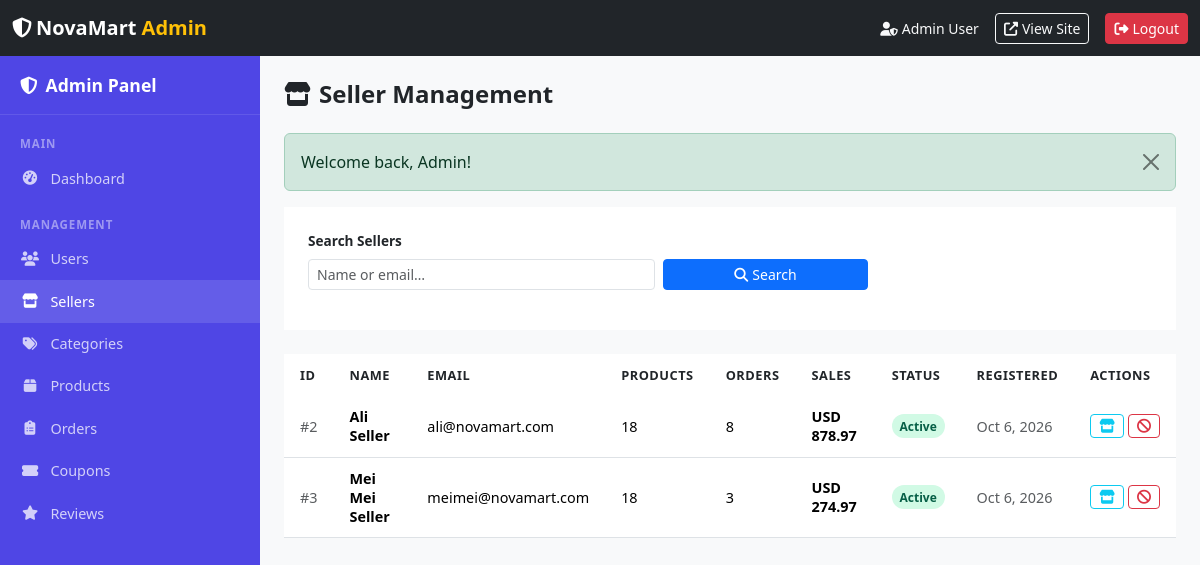
The app's page /admin/sellers.php (signed in) with its own data.
### tables this page shows
CREATE TABLE `users` (
  `id` INT UNSIGNED AUTO_INCREMENT PRIMARY KEY,
  `name` VARCHAR(120) NOT NULL,
  `email` VARCHAR(191) NOT NULL UNIQUE,
  `password` VARCHAR(255) NOT NULL,
  `phone` VARCHAR(30) DEFAULT NULL,
  `address` TEXT DEFAULT NULL,
  `role` ENUM('customer','seller','admin') NOT NULL DEFAULT 'customer',
  `status` ENUM('active','suspended') NOT NULL DEFAULT 'active',
  `created_at` DATETIME NOT NULL DEFAULT CURRENT_TIMESTAMP,
  `updated_at` DATETIME NOT NULL DEFAULT CURRENT_TIMESTAMP ON UPDATE CURRENT_TIMESTAMP
);

### includes/functions.php (called while the page is built, shortened)
<?php
function e(string $value): string
{
    return htmlspecialchars($value, ENT_QUOTES | ENT_HTML5, 'UTF-8');
}
function getFlash(): ?array
{
    $flash = $_SESSION['flash'] ?? null;
    return $flash;
}
function formatCurrency(float $amount, ?string $currency = null): string
{
    $currency ??= defined('PAYPAL_CURRENCY') ? PAYPAL_CURRENCY : 'USD';
    return $currency . ' ' . number_format($amount, 2);
}

### admin/sellers.php (the view, shortened to what this page needs)
<?php
require_once __DIR__ . '/../config/db.php';
require_once __DIR__ . '/../includes/functions.php';
require_once __DIR__ . '/../includes/admin_navbar.php';
$search = trim($_GET['search'] ?? '');
$page   = max(1, (int)($_GET['page'] ?? 1));
$perPag = ADMIN_ITEMS_PER_PAGE;
$offset = ($page - 1) * $perPag;
$wheres = [];
$params = [];
$whereSql = $wheres ? 'WHERE ' . implode(' AND ', $wheres) : '';
$whereSql .= ($wheres ? ' AND ' : 'WHERE ') . "u.role='seller'";
$stmt = $pdo->prepare("
    SELECT u.*,
           (SELECT COUNT(*) FROM products p WHERE p.seller_id=u.id) AS product_count,
           (SELECT COUNT(DISTINCT oi.order_id) FROM order_items oi JOIN orders o ON o.id=oi.order_id WHERE oi.seller_id=u.id) AS order_count,
           (SELECT COALESCE(SUM(oi.subtotal),0) FROM order_items oi JOIN orders o ON o.id=oi.order_id WHERE oi.seller_id=u.id AND o.order_status IN ('completed','shipped','processing')) AS total_sales
    FROM users u $whereSql
    ORDER BY u.created_at DESC
    LIMIT ? OFFSET ?
");
$params[] = $perPag;
$params[] = $offset;
$stmt->execute($params);
$sellers = $stmt->fetchAll();
?>
<!DOCTYPE html>
<html lang="en">
<head>
  <link href="https://cdn.jsdelivr.net/npm/bootstrap@5.3.3/dist/css/bootstrap.min.css" rel="stylesheet">
  <link href="https://cdnjs.cloudflare.com/ajax/libs/font-awesome/6.5.1/css/all.min.css" rel="stylesheet">
  <link href="<?= APP_URL ?>/assets/css/admin.css" rel="stylesheet">
</head>
<body class="bg-light">
<div class="admin-layout">
  <aside class="admin-sidebar" id="adminSidebar">
    <div class="brand"><i class="fas fa-shield-alt me-2"></i>Admin Panel</div>
    <div class="nav-section">Main</div>
    <a class="nav-link" href="<?= APP_URL ?>/admin/dashboard.php"><i class="fas fa-tachometer-alt"></i> Dashboard</a>
    <div class="nav-section">Management</div>
    <a class="nav-link" href="<?= APP_URL ?>/admin/users.php"><i class="fas fa-users"></i> Users</a>
    <a class="nav-link active" href="<?= APP_URL ?>/admin/sellers.php"><i class="fas fa-store"></i> Sellers</a>
    <a class="nav-link" href="<?= APP_URL ?>/admin/categories.php"><i class="fas fa-tags"></i> Categories</a>
    <a class="nav-link" href="<?= APP_URL ?>/admin/products.php"><i class="fas fa-box"></i> Products</a>
    <a class="nav-link" href="<?= APP_URL ?>/admin/orders.php"><i class="fas fa-clipboard-list"></i> Orders</a>
    <a class="nav-link" href="<?= APP_URL ?>/admin/coupons.php"><i class="fas fa-ticket-alt"></i> Coupons</a>
    <a class="nav-link" href="<?= APP_URL ?>/admin/reviews.php"><i class="fas fa-star"></i> Reviews</a>
  </aside>
  <div class="admin-main">
    <div class="d-flex align-items-center justify-content-between mb-4">
      <h4 class="fw-bold mb-0"><i class="fas fa-store me-2"></i>Seller Management</h4>
    </div>
    <?php $flash = getFlash(); if ($flash): ?>
      <div class="alert alert-<?= e($flash['type']) ?> alert-dismissible fade show" role="alert">
        <?= e($flash['message']) ?>
        <button type="button" class="btn-close" data-bs-dismiss="alert"></button>
      </div>
    <?php endif; ?>
    <div class="admin-card mb-4">
      <form method="GET" class="row g-2 align-items-end">
        <div class="col-md-5">
          <label class="form-label small">Search Sellers</label>
          <input type="text" name="search" class="form-control form-control-sm"
                 placeholder="Name or email…" value="<?= e($search) ?>">
        </div>
        <div class="col-md-3">
          <button type="submit" class="btn btn-primary btn-sm w-100">
            <i class="fas fa-search me-1"></i>Search
          </button>
        </div>
      </form>
    </div>
    <div class="admin-table">
      <div class="table-responsive">
        <table class="table table-hover">
          <thead>
            <tr>
              <th>ID</th>
              <th>Name</th>
              <th>Email</th>
              <th>Products</th>
              <th>Orders</th>
              <th>Sales</th>
              <th>Status</th>
              <th>Registered</th>
              <th>Actions</th>
            </tr>
          </thead>
          <tbody>
            <?php if (empty($sellers)): ?>
              <tr><td colspan="9" class="text-center py-4 text-muted">No sellers found.</td></tr>
            <?php else: ?>
              <?php foreach ($sellers as $s):
                $statusClass = $s['status'] === 'active' ? 'badge-active' : 'badge-suspended';
              ?>
                <tr>
                  <td class="text-muted small">#<?= (int)$s['id'] ?></td>
                  <td class="fw-semibold"><?= e($s['name']) ?></td>
                  <td class="small"><?= e($s['email']) ?></td>
                  <td><?= (int)$s['product_count'] ?></td>
                  <td><?= (int)$s['order_count'] ?></td>
                  <td class="fw-semibold small"><?= formatCurrency((float)$s['total_sales']) ?></td>
                  <td><span class="badge-status <?= $statusClass ?>"><?= e(ucfirst($s['status'])) ?></span></td>
                  <td class="small text-muted"><?= date('M j, Y', strtotime($s['created_at'])) ?></td>
                  <td>
                    <div class="d-flex gap-1">
                      <a href="<?= APP_URL ?>/public/shop.php?seller=<?= (int)$s['id'] ?>"
                         class="btn btn-sm btn-outline-info" title="View Shop">
                        <i class="fas fa-store"></i>
                      </a>
                      <button type="button" class="btn btn-sm btn-outline-<?= $s['status']==='active'?'danger':'success' ?>"
                              data-bs-toggle="modal" data-bs-target="#toggleModal"
                              data-id="<?= $s['id'] ?>" data-name="<?= e($s['name']) ?>" data-status="<?= e($s['status']) ?>">
                        <i class="fas fa-<?= $s['status']==='active'?'ban':'check' ?>"></i>
                      </button>
                    </div>
                  </td>
                </tr>
              <?php endforeach; ?>
            <?php endif; ?>
          </tbody>
        </table>
      </div>
    </div>
  </div>
</div>
</body>
</html>

### assets/css/admin.css (style rules this page uses)
:root { --admin-sidebar-w: 260px; --admin-bg: #F1F5F9; --admin-card: #fff; --admin-primary: #4F46E5; --admin-success: #10B981; --admin-warning: #F59E0B; --admin-danger: #EF4444; --admin-info: #3B82F6; }
body { background: var(--admin-bg); }
.admin-layout { display: flex; min-height: 100vh; }
.admin-sidebar { width: var(--admin-sidebar-w); background: var(--admin-primary); color: #fff; flex-shrink: 0; position: fixed; top: 56px; left: 0; bottom: 0; overflow-y: auto; z-index: 100; transition: transform .3s; }
.admin-sidebar .nav-link { color: rgba(255,255,255,.75); padding: .65rem 1.25rem; border-radius: 0; font-size: .9rem; display: flex; align-items: center; gap: .65rem; transition: background .15s, color .15s; }
.admin-sidebar .nav-link:hover, .admin-sidebar .nav-link.active { background: rgba(255,255,255,.12); color: #fff; }
.admin-sidebar .nav-link i { width: 20px; text-align: center; }
.admin-sidebar .nav-section { font-size: .72rem; text-transform: uppercase; letter-spacing: .08em; color: rgba(255,255,255,.45); padding: 1rem 1.25rem .3rem; font-weight: 700; }
.admin-sidebar .brand { padding: 1rem 1.25rem; font-weight: 700; font-size: 1.1rem; border-bottom: 1px solid rgba(255,255,255,.1); margin-bottom: .25rem; }
.admin-main { flex: 1; margin-left: var(--admin-sidebar-w); padding: 1.5rem; }
.admin-table { background: var(--admin-card); border-radius: var(--radius-md); box-shadow: var(--shadow-sm); overflow: hidden; }
.admin-table .table { margin-bottom: 0; }
.admin-table thead { background: var(--gray-100); }
.admin-table th { font-size: .8rem; text-transform: uppercase; letter-spacing: .04em; color: var(--gray-600); font-weight: 600; border-bottom: 2px solid var(--gray-200); padding: .75rem 1rem; }
.admin-table td { padding: .7rem 1rem; vertical-align: middle; font-size: .9rem; }
.badge-status { padding: .3em .65em; border-radius: 20px; font-size: .75rem; font-weight: 600; }
.badge-active { background: #D1FAE5; color: #065F46; }
.admin-card { background: var(--admin-card); border-radius: var(--radius-md); box-shadow: var(--shadow-sm); padding: 1.5rem; margin-bottom: 1.5rem; }
.form-label { font-weight: 600; font-size: .85rem; }

### records on screen
users: id "2", name "Ali Seller", email "ali@novamart.com", product_count "18", order_count "8", total_sales "USD 878.97", status "Active", created_at "Oct 6, 2026"
users: id "3", name "Mei Mei Seller", email "meimei@novamart.com", product_count "18", order_count "3", total_sales "USD 274.97", status "Active", created_at "Oct 6, 2026"

### other values on screen
APP_NAME "NovaMart"
$_SESSION['user']['name'] "Admin User"
$flash['message'] "Welcome back, Admin!"
